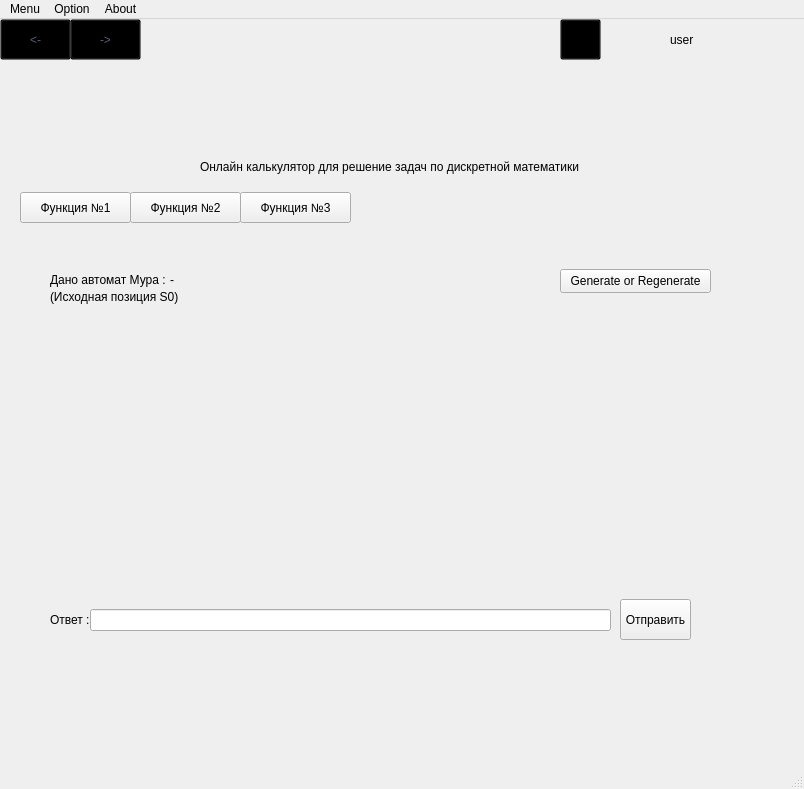
<?xml version="1.0" encoding="UTF-8"?>
<ui version="4.0">
 <class>task_window</class>
 <widget class="QMainWindow" name="task_window">
  <property name="geometry">
   <rect>
    <x>0</x>
    <y>0</y>
    <width>804</width>
    <height>789</height>
   </rect>
  </property>
  <property name="windowTitle">
   <string>MainWindow</string>
  </property>
  <widget class="QWidget" name="centralwidget">
   <widget class="QLabel" name="label_2">
    <property name="geometry">
     <rect>
      <x>610</x>
      <y>0</y>
      <width>41</width>
      <height>41</height>
     </rect>
    </property>
    <property name="styleSheet">
     <string notr="true">border-image: url(:/newPrefix/resourse/user.png);</string>
    </property>
    <property name="text">
     <string/>
    </property>
   </widget>
   <widget class="QPushButton" name="pushButton">
    <property name="geometry">
     <rect>
      <x>0</x>
      <y>0</y>
      <width>71</width>
      <height>41</height>
     </rect>
    </property>
    <property name="styleSheet">
     <string notr="true">QPushButton#pushButton{
	
	background-color: rgba(0,0,0,0);
	color:rgba(85,98,112,255);
    image: url(:/resourse/Button-First-icon.png);
	
}
QPushButton#pushButton:hover{
	
	color: rgba(131,96,53,255);
	
}
QPushButton#pushButton:pressed{
	
	padding-left:5px;
	padding-top:5px;
	color:rgba(91,88,53,255);
	
}
</string>
    </property>
    <property name="text">
     <string>&lt;-</string>
    </property>
   </widget>
   <widget class="QPushButton" name="pushButton_2">
    <property name="geometry">
     <rect>
      <x>70</x>
      <y>0</y>
      <width>71</width>
      <height>41</height>
     </rect>
    </property>
    <property name="styleSheet">
     <string notr="true">QPushButton#pushButton_2{
	
	background-color: rgba(0,0,0,0);
	color:rgba(85,98,112,255);
    image: url(:/resourse/Button-Last-icon.png);
	
}
QPushButton#pushButton_2:hover{
	
	color: rgba(131,96,53,255);
	
}
QPushButton#pushButton_2:pressed{
	
	padding-left:5px;
	padding-top:5px;
	color:rgba(91,88,53,255);
	
}
</string>
    </property>
    <property name="text">
     <string>-&gt;</string>
    </property>
   </widget>
   <widget class="QLabel" name="username">
    <property name="geometry">
     <rect>
      <x>670</x>
      <y>0</y>
      <width>131</width>
      <height>41</height>
     </rect>
    </property>
    <property name="text">
     <string>user</string>
    </property>
   </widget>
   <widget class="QPushButton" name="logout">
    <property name="geometry">
     <rect>
      <x>560</x>
      <y>0</y>
      <width>41</width>
      <height>41</height>
     </rect>
    </property>
    <property name="styleSheet">
     <string notr="true">QPushButton#logout{
	
	background-color: rgba(0,0,0,0);
	color:rgba(85,98,112,255);
    image: url(:/resourse/logout.png);
	
}
QPushButton#logout:hover{
	
	color: rgba(131,96,53,255);
	
}
QPushButton#logout:pressed{
	
	padding-left:5px;
	padding-top:5px;
	color:rgba(91,88,53,255);
	
}
</string>
    </property>
    <property name="text">
     <string/>
    </property>
   </widget>
   <widget class="QStackedWidget" name="stackedWidget">
    <property name="geometry">
     <rect>
      <x>20</x>
      <y>110</y>
      <width>761</width>
      <height>591</height>
     </rect>
    </property>
    <property name="currentIndex">
     <number>1</number>
    </property>
    <widget class="QWidget" name="page">
     <widget class="QLabel" name="label_3">
      <property name="geometry">
       <rect>
        <x>90</x>
        <y>130</y>
        <width>611</width>
        <height>131</height>
       </rect>
      </property>
      <property name="text">
       <string/>
      </property>
     </widget>
     <widget class="QPushButton" name="pushButton_33">
      <property name="geometry">
       <rect>
        <x>510</x>
        <y>60</y>
        <width>181</width>
        <height>41</height>
       </rect>
      </property>
      <property name="text">
       <string>задача№3</string>
      </property>
     </widget>
     <widget class="QLineEdit" name="lineEdit">
      <property name="geometry">
       <rect>
        <x>90</x>
        <y>300</y>
        <width>561</width>
        <height>31</height>
       </rect>
      </property>
      <property name="font">
       <font>
        <pointsize>9</pointsize>
       </font>
      </property>
     </widget>
     <widget class="QLabel" name="exnum">
      <property name="geometry">
       <rect>
        <x>90</x>
        <y>110</y>
        <width>151</width>
        <height>16</height>
       </rect>
      </property>
      <property name="text">
       <string/>
      </property>
     </widget>
     <widget class="QLabel" name="st2">
      <property name="geometry">
       <rect>
        <x>300</x>
        <y>460</y>
        <width>49</width>
        <height>16</height>
       </rect>
      </property>
      <property name="text">
       <string>-</string>
      </property>
     </widget>
     <widget class="QLabel" name="label_4">
      <property name="geometry">
       <rect>
        <x>30</x>
        <y>300</y>
        <width>61</width>
        <height>31</height>
       </rect>
      </property>
      <property name="font">
       <font>
        <pointsize>15</pointsize>
       </font>
      </property>
      <property name="text">
       <string>Ответ</string>
      </property>
     </widget>
     <widget class="QLabel" name="label_7">
      <property name="geometry">
       <rect>
        <x>70</x>
        <y>490</y>
        <width>101</width>
        <height>21</height>
       </rect>
      </property>
      <property name="text">
       <string>Задача №3</string>
      </property>
     </widget>
     <widget class="QPushButton" name="pushButton_1">
      <property name="geometry">
       <rect>
        <x>90</x>
        <y>60</y>
        <width>181</width>
        <height>41</height>
       </rect>
      </property>
      <property name="text">
       <string>задача№1</string>
      </property>
     </widget>
     <widget class="QLabel" name="st1">
      <property name="geometry">
       <rect>
        <x>300</x>
        <y>430</y>
        <width>49</width>
        <height>16</height>
       </rect>
      </property>
      <property name="text">
       <string>-</string>
      </property>
     </widget>
     <widget class="QPushButton" name="pushButton_22">
      <property name="geometry">
       <rect>
        <x>300</x>
        <y>60</y>
        <width>181</width>
        <height>41</height>
       </rect>
      </property>
      <property name="text">
       <string>задача№2</string>
      </property>
     </widget>
     <widget class="QLabel" name="st3">
      <property name="geometry">
       <rect>
        <x>300</x>
        <y>490</y>
        <width>49</width>
        <height>16</height>
       </rect>
      </property>
      <property name="text">
       <string>-</string>
      </property>
     </widget>
     <widget class="QPushButton" name="pushButton_6">
      <property name="geometry">
       <rect>
        <x>650</x>
        <y>300</y>
        <width>41</width>
        <height>31</height>
       </rect>
      </property>
      <property name="text">
       <string>go</string>
      </property>
     </widget>
     <widget class="QLabel" name="label_5">
      <property name="geometry">
       <rect>
        <x>70</x>
        <y>430</y>
        <width>101</width>
        <height>21</height>
       </rect>
      </property>
      <property name="text">
       <string>Задача №1</string>
      </property>
     </widget>
     <widget class="QLabel" name="label">
      <property name="geometry">
       <rect>
        <x>350</x>
        <y>370</y>
        <width>341</width>
        <height>20</height>
       </rect>
      </property>
      <property name="text">
       <string>Статиска</string>
      </property>
     </widget>
     <widget class="QPushButton" name="pushButton_3">
      <property name="geometry">
       <rect>
        <x>450</x>
        <y>420</y>
        <width>75</width>
        <height>24</height>
       </rect>
      </property>
      <property name="text">
       <string>update</string>
      </property>
     </widget>
     <widget class="QLabel" name="message">
      <property name="geometry">
       <rect>
        <x>100</x>
        <y>360</y>
        <width>591</width>
        <height>21</height>
       </rect>
      </property>
      <property name="text">
       <string/>
      </property>
     </widget>
     <widget class="QLabel" name="stat">
      <property name="geometry">
       <rect>
        <x>580</x>
        <y>400</y>
        <width>49</width>
        <height>16</height>
       </rect>
      </property>
      <property name="text">
       <string/>
      </property>
     </widget>
     <widget class="QLabel" name="label_6">
      <property name="geometry">
       <rect>
        <x>70</x>
        <y>460</y>
        <width>101</width>
        <height>21</height>
       </rect>
      </property>
      <property name="text">
       <string>Задача №2</string>
      </property>
     </widget>
    </widget>
    <widget class="QWidget" name="page_2">
     <widget class="QLabel" name="label_8">
      <property name="geometry">
       <rect>
        <x>180</x>
        <y>30</y>
        <width>451</width>
        <height>16</height>
       </rect>
      </property>
      <property name="text">
       <string>Онлайн калькулятор для решение задач по дискретной математики</string>
      </property>
     </widget>
     <widget class="QStackedWidget" name="stackedWidget_2">
      <property name="geometry">
       <rect>
        <x>0</x>
        <y>90</y>
        <width>761</width>
        <height>501</height>
       </rect>
      </property>
      <property name="currentIndex">
       <number>0</number>
      </property>
      <widget class="QWidget" name="page_3">
       <widget class="QLabel" name="label_9">
        <property name="geometry">
         <rect>
          <x>30</x>
          <y>50</y>
          <width>121</width>
          <height>21</height>
         </rect>
        </property>
        <property name="text">
         <string>Дано автомат Мура :</string>
        </property>
       </widget>
       <widget class="QLabel" name="variant">
        <property name="geometry">
         <rect>
          <x>150</x>
          <y>50</y>
          <width>381</width>
          <height>21</height>
         </rect>
        </property>
        <property name="text">
         <string>-</string>
        </property>
       </widget>
       <widget class="QLabel" name="label_13">
        <property name="geometry">
         <rect>
          <x>30</x>
          <y>100</y>
          <width>691</width>
          <height>281</height>
         </rect>
        </property>
        <property name="styleSheet">
         <string notr="true">border-image: url(:/resourse/photo_2023-05-11_12-15-47.jpg);</string>
        </property>
        <property name="text">
         <string/>
        </property>
       </widget>
       <widget class="QLabel" name="label_12">
        <property name="geometry">
         <rect>
          <x>30</x>
          <y>390</y>
          <width>49</width>
          <height>22</height>
         </rect>
        </property>
        <property name="text">
         <string>Ответ :</string>
        </property>
       </widget>
       <widget class="QLineEdit" name="vvodotveta">
        <property name="geometry">
         <rect>
          <x>70</x>
          <y>390</y>
          <width>521</width>
          <height>22</height>
         </rect>
        </property>
       </widget>
       <widget class="QLabel" name="mess">
        <property name="geometry">
         <rect>
          <x>80</x>
          <y>440</y>
          <width>511</width>
          <height>21</height>
         </rect>
        </property>
        <property name="text">
         <string/>
        </property>
       </widget>
       <widget class="QPushButton" name="pushButton_8">
        <property name="geometry">
         <rect>
          <x>600</x>
          <y>380</y>
          <width>71</width>
          <height>41</height>
         </rect>
        </property>
        <property name="text">
         <string>Отправить</string>
        </property>
       </widget>
       <widget class="QPushButton" name="generatebutton">
        <property name="geometry">
         <rect>
          <x>540</x>
          <y>50</y>
          <width>151</width>
          <height>24</height>
         </rect>
        </property>
        <property name="text">
         <string>Generate or Regenerate</string>
        </property>
       </widget>
       <widget class="QLabel" name="check">
        <property name="geometry">
         <rect>
          <x>80</x>
          <y>440</y>
          <width>361</width>
          <height>16</height>
         </rect>
        </property>
        <property name="text">
         <string/>
        </property>
       </widget>
       <widget class="QLabel" name="label_17">
        <property name="geometry">
         <rect>
          <x>30</x>
          <y>70</y>
          <width>131</width>
          <height>16</height>
         </rect>
        </property>
        <property name="text">
         <string>(Исходная позиция S0)</string>
        </property>
       </widget>
      </widget>
      <widget class="QWidget" name="page_4">
       <widget class="QLabel" name="label_10">
        <property name="geometry">
         <rect>
          <x>60</x>
          <y>49</y>
          <width>131</width>
          <height>21</height>
         </rect>
        </property>
        <property name="text">
         <string>Дано автомат Мили  :</string>
        </property>
       </widget>
       <widget class="QLabel" name="millitsk">
        <property name="geometry">
         <rect>
          <x>190</x>
          <y>50</y>
          <width>321</width>
          <height>16</height>
         </rect>
        </property>
        <property name="text">
         <string>-</string>
        </property>
       </widget>
       <widget class="QPushButton" name="pushButton_9">
        <property name="geometry">
         <rect>
          <x>520</x>
          <y>40</y>
          <width>141</width>
          <height>31</height>
         </rect>
        </property>
        <property name="text">
         <string>generate or regenerate</string>
        </property>
       </widget>
       <widget class="QLabel" name="label_14">
        <property name="geometry">
         <rect>
          <x>60</x>
          <y>100</y>
          <width>641</width>
          <height>271</height>
         </rect>
        </property>
        <property name="styleSheet">
         <string notr="true">border-image: url(:/newPrefix/resourse/MILI_AUTHOMAT.png);</string>
        </property>
        <property name="text">
         <string/>
        </property>
       </widget>
       <widget class="QLabel" name="label_15">
        <property name="geometry">
         <rect>
          <x>60</x>
          <y>390</y>
          <width>49</width>
          <height>16</height>
         </rect>
        </property>
        <property name="text">
         <string>Ответ :</string>
        </property>
       </widget>
       <widget class="QLineEdit" name="lineEdit_2">
        <property name="geometry">
         <rect>
          <x>110</x>
          <y>390</y>
          <width>491</width>
          <height>22</height>
         </rect>
        </property>
       </widget>
       <widget class="QPushButton" name="pushButton_10">
        <property name="geometry">
         <rect>
          <x>610</x>
          <y>380</y>
          <width>111</width>
          <height>41</height>
         </rect>
        </property>
        <property name="text">
         <string>Отправить</string>
        </property>
       </widget>
       <widget class="QLabel" name="mess_2">
        <property name="geometry">
         <rect>
          <x>110</x>
          <y>450</y>
          <width>521</width>
          <height>21</height>
         </rect>
        </property>
        <property name="text">
         <string/>
        </property>
       </widget>
       <widget class="QLabel" name="label_16">
        <property name="geometry">
         <rect>
          <x>60</x>
          <y>70</y>
          <width>131</width>
          <height>16</height>
         </rect>
        </property>
        <property name="text">
         <string>(Исходная позиция S1)</string>
        </property>
       </widget>
      </widget>
      <widget class="QWidget" name="page_5">
       <widget class="QLabel" name="label_11">
        <property name="geometry">
         <rect>
          <x>240</x>
          <y>170</y>
          <width>271</width>
          <height>121</height>
         </rect>
        </property>
        <property name="font">
         <font>
          <pointsize>90</pointsize>
         </font>
        </property>
        <property name="text">
         <string>third</string>
        </property>
       </widget>
      </widget>
     </widget>
     <widget class="QPushButton" name="pushButton_4">
      <property name="geometry">
       <rect>
        <x>0</x>
        <y>63</y>
        <width>111</width>
        <height>31</height>
       </rect>
      </property>
      <property name="text">
       <string>Функция №1</string>
      </property>
     </widget>
     <widget class="QPushButton" name="pushButton_5">
      <property name="geometry">
       <rect>
        <x>110</x>
        <y>63</y>
        <width>111</width>
        <height>31</height>
       </rect>
      </property>
      <property name="text">
       <string>Функция №2</string>
      </property>
     </widget>
     <widget class="QPushButton" name="pushButton_7">
      <property name="geometry">
       <rect>
        <x>220</x>
        <y>63</y>
        <width>111</width>
        <height>31</height>
       </rect>
      </property>
      <property name="text">
       <string>Функция №3</string>
      </property>
     </widget>
    </widget>
   </widget>
   <widget class="QLabel" name="checkk">
    <property name="geometry">
     <rect>
      <x>130</x>
      <y>700</y>
      <width>471</width>
      <height>16</height>
     </rect>
    </property>
    <property name="text">
     <string/>
    </property>
   </widget>
  </widget>
  <widget class="QMenuBar" name="menubar">
   <property name="geometry">
    <rect>
     <x>0</x>
     <y>0</y>
     <width>804</width>
     <height>22</height>
    </rect>
   </property>
   <widget class="QMenu" name="menuMenu">
    <property name="title">
     <string>Menu</string>
    </property>
   </widget>
   <widget class="QMenu" name="menuOption">
    <property name="title">
     <string>Option</string>
    </property>
   </widget>
   <widget class="QMenu" name="menuAbout">
    <property name="title">
     <string>About</string>
    </property>
   </widget>
   <addaction name="menuMenu"/>
   <addaction name="menuOption"/>
   <addaction name="menuAbout"/>
  </widget>
  <widget class="QStatusBar" name="statusbar"/>
 </widget>
 <resources/>
 <connections/>
</ui>
